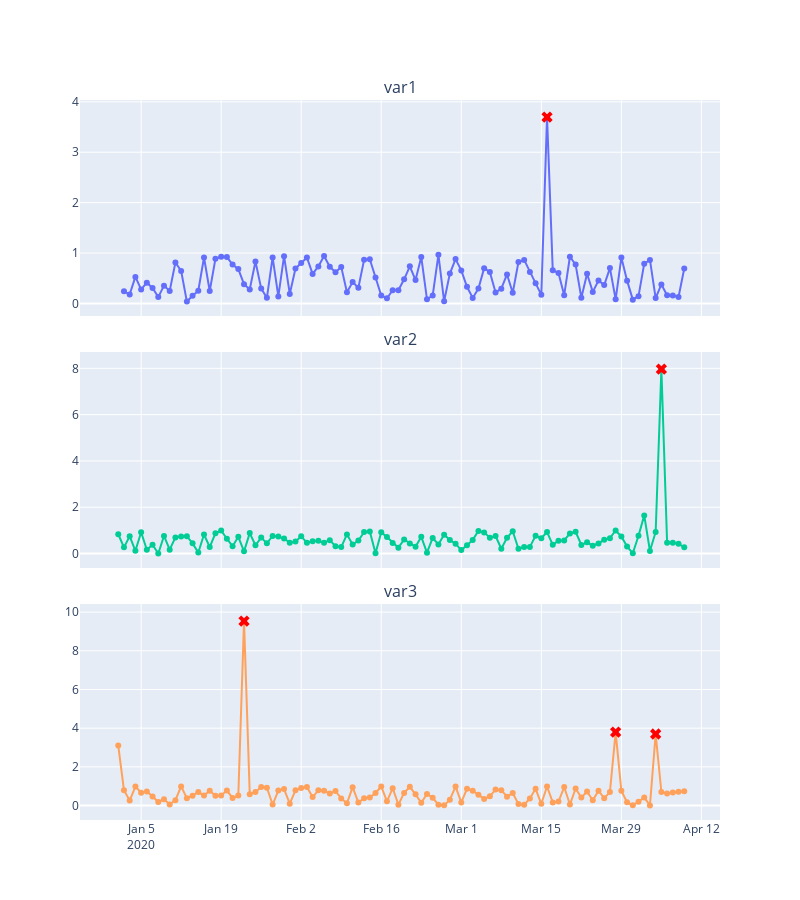

Notebook cell for this chart:
### Code cell
# plot final data with anomalies
fig = plot_df(df_final, return_fig=True)
fig.show()
